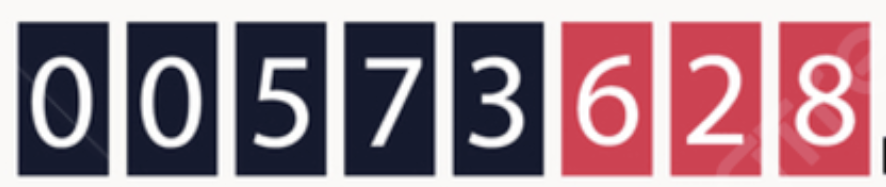
#> input picture test4deret.png, 886 x 187 px
$ python app.py
#> lines starting #> are read from the running program, lines starting #| are printed output that depends on the picture; after the words box and inside, x2 and y2 are one past the last pixel; in counts of white or black regions, pixels touching at a corner belong together
import os
import cv2
import numpy as np
import mysql.connector
from collections import Counter

# --- ENCAPSULATION ---
# Semua data (atribut) dan perilaku (metode) terkait pembacaan meter PDAM dibungkus dalam satu kelas.
class PDAMeterReader:
    # --- CONSTRUCTOR ---
    # Fungsi khusus __init__ digunakan untuk inisialisasi objek (membuat instance baru).
    def __init__(self, db_config, template_dir, image_path):
        self.db_config = db_config
        self.template_dir = template_dir
        self.image_path = image_path

    # --- ABSTRACTION ---
    # Metode ini menyembunyikan detail perhitungan Hu Moments dari pengguna kelas.
    # [16 lines left out: functions extract_hu_moments, save_features_to_db, not called in this run]

    # --- ABSTRACTION ---
    def load_features_from_db(self):
        try:
            conn = mysql.connector.connect(**self.db_config)
            cursor = conn.cursor()
            cursor.execute("SELECT digit, hu1, hu2, hu3, hu4, hu5, hu6, hu7 FROM features")
            data = cursor.fetchall()
            cursor.close()
            conn.close()
        except mysql.connector.Error as err:
            print(f"Database error: {err}")
            return []
        features_db = []
        for row in data:
            digit = row[0]
            hu = np.array(row[1:], dtype=np.float64)
            features_db.append((digit, hu))
        return features_db

    # --- ABSTRACTION ---
    # Pengguna tidak perlu tahu detail perhitungan jarak dan voting.
    # [9 lines left out: function recognize_digit_by_features, not called in this run]

    # --- ABSTRACTION ---
    def read_pdam_meter(self):
        print("[*] Membaca gambar...")
        img = cv2.imread(self.image_path, cv2.IMREAD_GRAYSCALE)
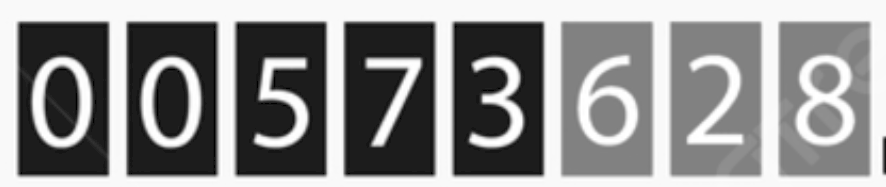
#> img: shape (187, 886); min 0, max 255, mean 143.3
        if img is None:
            print(f"Error: Gambar '{self.image_path}' tidak ditemukan atau format tidak didukung.")
            return ""
        thresh = cv2.adaptiveThreshold(
            img, 255,
            cv2.ADAPTIVE_THRESH_GAUSSIAN_C,
            cv2.THRESH_BINARY_INV, 11, 2
        )
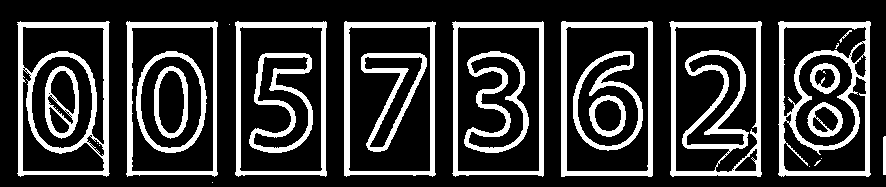
#> thresh: shape (187, 886); 22.1% white; 29 white regions (9 under 20 px), largest, box (x1, y1, x2, y2) and area: (669, 21, 762, 177) 4492, (778, 21, 871, 177) 4162, (17, 21, 110, 177) 3948

        print("[*] Memuat fitur dari database...")
        features_db = self.load_features_from_db()
        if not features_db:
            print("Database fitur kosong! Jalankan train_from_templates() dulu.")
            return ""

        print("[*] Menemukan kontur digit...")
        contours, _ = cv2.findContours(thresh, cv2.RETR_EXTERNAL, cv2.CHAIN_APPROX_SIMPLE)
        sorted_contours = sorted(contours, key=lambda c: cv2.boundingRect(c)[0])

        meter_reading = ""
        digit_counter = 1  # Counter manual untuk penomoran digit yang valid
        for contour in sorted_contours:
            x, y, w, h = cv2.boundingRect(contour)
            if w > 10 and h > 10 and w < 100 and h < 200:
                cropped_digit = thresh[y:y+h, x:x+w]
                cropped_digit = cv2.resize(cropped_digit, (40, 40))
                hu_features = self.extract_hu_moments(cropped_digit)
                predicted_digit = self.recognize_digit_by_features(hu_features, features_db, k=3)

                if predicted_digit is not None:
                    meter_reading += str(predicted_digit)

                print(f"Digit ke-{digit_counter}: {predicted_digit}, Hu Moments: {hu_features}")
                digit_counter += 1

                cv2.rectangle(img, (x, y), (x+w, y+h), (0, 255, 0), 2)
                cv2.imshow(f"Digit {predicted_digit}", cropped_digit)
                cv2.waitKey(0)

        cv2.destroyAllWindows()
        print(f"\n[*] Hasil Pembacaan Meter: {meter_reading}")
        return meter_reading

    # --- ABSTRACTION ---
    # [22 lines left out: function train_from_templates, not called in this run]

# --- PEMBUATAN OBJEK DAN PENGGUNAAN (INSTANCE) ---
if __name__ == "__main__":
    db_config = {
        'host': 'localhost',
        'user': 'root',
        'password': 'aktif2025',
        'database': 'digit_morphology'
    }
    reader = PDAMeterReader(db_config, 'templates', 'test4deret.png')
    reader.read_pdam_meter()
#> (the call stopped at in load_features_from_db, `conn = mysql.connector.connect(**self.db_config)`: mysql is not available in this run)
